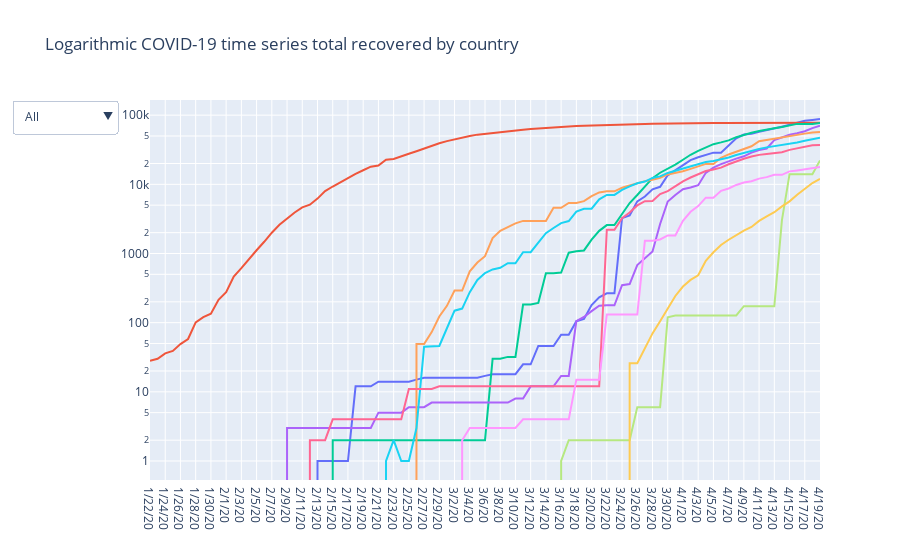

Notebook source saved alongside this figure:
### Code cell
multi_plot(df_recovered, title="Logarithmic COVID-19 time series total recovered by country")

### Figure 1 — Plotly figure (JSON) as saved in the notebook; plotly's stock layout.template omitted (floating-point values rounded to 4 significant figures)
{"data": [{"name": "Germany", "type": "scatter", "x": ["1/22/20", "1/23/20", "1/24/20", "1/25/20", "1/26/20", "1/27/20", "1/28/20", "1/29/20", "1/30/20", "1/31/20", "2/1/20", "2/2/20", "2/3/20", "2/4/20", "2/5/20", "2/6/20", "2/7/20", "2/8/20", "2/9/20", "2/10/20", "2/11/20", "2/12/20", "2/13/20", "2/14/20", "2/15/20", "2/16/20", "2/17/20", "2/18/20", "2/19/20", "2/20/20", "2/21/20", "2/22/20", "2/23/20", "2/24/20", "2/25/20", "2/26/20", "2/27/20", "2/28/20", "2/29/20", "3/1/20", "3/2/20", "3/3/20", "3/4/20", "3/5/20", "3/6/20", "3/7/20", "3/8/20", "3/9/20", "3/10/20", "3/11/20", "3/12/20", "3/13/20", "3/14/20", "3/15/20", "3/16/20", "3/17/20", "3/18/20", "3/19/20", "3/20/20", "3/21/20", "3/22/20", "3/23/20", "3/24/20", "3/25/20", "3/26/20", "3/27/20", "3/28/20", "3/29/20", "3/30/20", "3/31/20", "4/1/20", "4/2/20", "4/3/20", "4/4/20", "4/5/20", "4/6/20", "4/7/20", "4/8/20", "4/9/20", "4/10/20", "4/11/20", "4/12/20", "4/13/20", "4/14/20", "4/15/20", "4/16/20", "4/17/20", "4/18/20", "4/19/20"], "y": [0, 0, 0, 0, 0, 0, 0, 0, 0, 0, 0, 0, 0, 0, 0, 0, 0, 0, 0, 0, 0, 0, 1, 1, 1, 1, 1, 12, 12, 12, 14, 14, 14, 14, 14, 15, 16, 16, 16, 16, 16, 16, 16, 16, 17, 18, 18, 18, 18, 25, 25, 46, 46, 46, 67, 67, 105, 113, 180, 233, 266, 266, 3243, 3547, 5673, 6658, 8481, 9211, 13500, 16100, 18700, 22440, 24575, 26400, 28700, 28700, 36081, 46300, 52407, 53913, 57400, 60300, 64300, 68200, 72600, 77000, 83114, 85400, 88000]}, {"name": "China", "type": "scatter", "x": ["1/22/20", "1/23/20", "1/24/20", "1/25/20", "1/26/20", "1/27/20", "1/28/20", "1/29/20", "1/30/20", "1/31/20", "2/1/20", "2/2/20", "2/3/20", "2/4/20", "2/5/20", "2/6/20", "2/7/20", "2/8/20", "2/9/20", "2/10/20", "2/11/20", "2/12/20", "2/13/20", "2/14/20", "2/15/20", "2/16/20", "2/17/20", "2/18/20", "2/19/20", "2/20/20", "2/21/20", "2/22/20", "2/23/20", "2/24/20", "2/25/20", "2/26/20", "2/27/20", "2/28/20", "2/29/20", "3/1/20", "3/2/20", "3/3/20", "3/4/20", "3/5/20", "3/6/20", "3/7/20", "3/8/20", "3/9/20", "3/10/20", "3/11/20", "3/12/20", "3/13/20", "3/14/20", "3/15/20", "3/16/20", "3/17/20", "3/18/20", "3/19/20", "3/20/20", "3/21/20", "3/22/20", "3/23/20", "3/24/20", "3/25/20", "3/26/20", "3/27/20", "3/28/20", "3/29/20", "3/30/20", "3/31/20", "4/1/20", "4/2/20", "4/3/20", "4/4/20", "4/5/20", "4/6/20", "4/7/20", "4/8/20", "4/9/20", "4/10/20", "4/11/20", "4/12/20", "4/13/20", "4/14/20", "4/15/20", "4/16/20", "4/17/20", "4/18/20", "4/19/20"], "y": [28, 30, 36, 39, 49, 58, 101, 120, 135, 214, 275, 463, 614, 843, 1115, 1477, 1999, 2596, 3219, 3918, 4636, 5082, 6217, 7977, 9298, 10755, 12462, 14206, 15962, 18014, 18704, 22699, 23187, 25015, 27676, 30084, 32930, 36329, 39320, 42162, 44854, 47450, 50001, 52292, 53944, 55539, 57388, 58804, 60181, 61644, 62901, 64196, 65660, 67017, 67910, 68798, 69755, 70535, 71266, 71857, 72362, 72814, 73280, 73773, 74181, 74720, 75100, 75582, 75923, 76206, 76405, 76565, 76760, 76946, 77207, 77310, 77410, 77567, 77679, 77791, 77877, 77956, 78039, 78200, 78311, 78401, 77552, 77614, 77690]}, {"name": "Spain", "type": "scatter", "x": ["1/22/20", "1/23/20", "1/24/20", "1/25/20", "1/26/20", "1/27/20", "1/28/20", "1/29/20", "1/30/20", "1/31/20", "2/1/20", "2/2/20", "2/3/20", "2/4/20", "2/5/20", "2/6/20", "2/7/20", "2/8/20", "2/9/20", "2/10/20", "2/11/20", "2/12/20", "2/13/20", "2/14/20", "2/15/20", "2/16/20", "2/17/20", "2/18/20", "2/19/20", "2/20/20", "2/21/20", "2/22/20", "2/23/20", "2/24/20", "2/25/20", "2/26/20", "2/27/20", "2/28/20", "2/29/20", "3/1/20", "3/2/20", "3/3/20", "3/4/20", "3/5/20", "3/6/20", "3/7/20", "3/8/20", "3/9/20", "3/10/20", "3/11/20", "3/12/20", "3/13/20", "3/14/20", "3/15/20", "3/16/20", "3/17/20", "3/18/20", "3/19/20", "3/20/20", "3/21/20", "3/22/20", "3/23/20", "3/24/20", "3/25/20", "3/26/20", "3/27/20", "3/28/20", "3/29/20", "3/30/20", "3/31/20", "4/1/20", "4/2/20", "4/3/20", "4/4/20", "4/5/20", "4/6/20", "4/7/20", "4/8/20", "4/9/20", "4/10/20", "4/11/20", "4/12/20", "4/13/20", "4/14/20", "4/15/20", "4/16/20", "4/17/20", "4/18/20", "4/19/20"], "y": [0, 0, 0, 0, 0, 0, 0, 0, 0, 0, 0, 0, 0, 0, 0, 0, 0, 0, 0, 0, 0, 0, 0, 0, 2, 2, 2, 2, 2, 2, 2, 2, 2, 2, 2, 2, 2, 2, 2, 2, 2, 2, 2, 2, 2, 30, 30, 32, 32, 183, 183, 193, 517, 517, 530, 1028, 1081, 1107, 1588, 2125, 2575, 2575, 3794, 5367, 7015, 9357, 12285, 14709, 16780, 19259, 22647, 26743, 30513, 34219, 38080, 40437, 43208, 48021, 52165, 55668, 59109, 62391, 64727, 67504, 70853, 74797, 74797, 74797, 77357]}, {"name": "US", "type": "scatter", "x": ["1/22/20", "1/23/20", "1/24/20", "1/25/20", "1/26/20", "1/27/20", "1/28/20", "1/29/20", "1/30/20", "1/31/20", "2/1/20", "2/2/20", "2/3/20", "2/4/20", "2/5/20", "2/6/20", "2/7/20", "2/8/20", "2/9/20", "2/10/20", "2/11/20", "2/12/20", "2/13/20", "2/14/20", "2/15/20", "2/16/20", "2/17/20", "2/18/20", "2/19/20", "2/20/20", "2/21/20", "2/22/20", "2/23/20", "2/24/20", "2/25/20", "2/26/20", "2/27/20", "2/28/20", "2/29/20", "3/1/20", "3/2/20", "3/3/20", "3/4/20", "3/5/20", "3/6/20", "3/7/20", "3/8/20", "3/9/20", "3/10/20", "3/11/20", "3/12/20", "3/13/20", "3/14/20", "3/15/20", "3/16/20", "3/17/20", "3/18/20", "3/19/20", "3/20/20", "3/21/20", "3/22/20", "3/23/20", "3/24/20", "3/25/20", "3/26/20", "3/27/20", "3/28/20", "3/29/20", "3/30/20", "3/31/20", "4/1/20", "4/2/20", "4/3/20", "4/4/20", "4/5/20", "4/6/20", "4/7/20", "4/8/20", "4/9/20", "4/10/20", "4/11/20", "4/12/20", "4/13/20", "4/14/20", "4/15/20", "4/16/20", "4/17/20", "4/18/20", "4/19/20"], "y": [0, 0, 0, 0, 0, 0, 0, 0, 0, 0, 0, 0, 0, 0, 0, 0, 0, 0, 3, 3, 3, 3, 3, 3, 3, 3, 3, 3, 3, 3, 5, 5, 5, 5, 6, 6, 6, 7, 7, 7, 7, 7, 7, 7, 7, 7, 7, 7, 8, 8, 12, 12, 12, 12, 17, 17, 105, 121, 147, 176, 178, 178, 348, 361, 681, 869, 1072, 2665, 5644, 7024, 8474, 9001, 9707, 14652, 17448, 19581, 21763, 23559, 25410, 28790, 31270, 32988, 43482, 47763, 52096, 54703, 58545, 64840, 70337]}, {"name": "Iran", "type": "scatter", "x": ["1/22/20", "1/23/20", "1/24/20", "1/25/20", "1/26/20", "1/27/20", "1/28/20", "1/29/20", "1/30/20", "1/31/20", "2/1/20", "2/2/20", "2/3/20", "2/4/20", "2/5/20", "2/6/20", "2/7/20", "2/8/20", "2/9/20", "2/10/20", "2/11/20", "2/12/20", "2/13/20", "2/14/20", "2/15/20", "2/16/20", "2/17/20", "2/18/20", "2/19/20", "2/20/20", "2/21/20", "2/22/20", "2/23/20", "2/24/20", "2/25/20", "2/26/20", "2/27/20", "2/28/20", "2/29/20", "3/1/20", "3/2/20", "3/3/20", "3/4/20", "3/5/20", "3/6/20", "3/7/20", "3/8/20", "3/9/20", "3/10/20", "3/11/20", "3/12/20", "3/13/20", "3/14/20", "3/15/20", "3/16/20", "3/17/20", "3/18/20", "3/19/20", "3/20/20", "3/21/20", "3/22/20", "3/23/20", "3/24/20", "3/25/20", "3/26/20", "3/27/20", "3/28/20", "3/29/20", "3/30/20", "3/31/20", "4/1/20", "4/2/20", "4/3/20", "4/4/20", "4/5/20", "4/6/20", "4/7/20", "4/8/20", "4/9/20", "4/10/20", "4/11/20", "4/12/20", "4/13/20", "4/14/20", "4/15/20", "4/16/20", "4/17/20", "4/18/20", "4/19/20"], "y": [0, 0, 0, 0, 0, 0, 0, 0, 0, 0, 0, 0, 0, 0, 0, 0, 0, 0, 0, 0, 0, 0, 0, 0, 0, 0, 0, 0, 0, 0, 0, 0, 0, 0, 0, 49, 49, 73, 123, 175, 291, 291, 552, 739, 913, 1669, 2134, 2394, 2731, 2959, 2959, 2959, 2959, 4590, 4590, 5389, 5389, 5710, 6745, 7635, 7931, 7931, 8913, 9625, 10457, 11133, 11679, 12391, 13911, 14656, 15473, 16711, 17935, 19736, 19736, 24236, 27039, 29812, 32309, 35465, 41947, 43894, 45983, 48129, 49933, 52229, 54064, 55987, 57023]}, {"name": "Italy", "type": "scatter", "x": ["1/22/20", "1/23/20", "1/24/20", "1/25/20", "1/26/20", "1/27/20", "1/28/20", "1/29/20", "1/30/20", "1/31/20", "2/1/20", "2/2/20", "2/3/20", "2/4/20", "2/5/20", "2/6/20", "2/7/20", "2/8/20", "2/9/20", "2/10/20", "2/11/20", "2/12/20", "2/13/20", "2/14/20", "2/15/20", "2/16/20", "2/17/20", "2/18/20", "2/19/20", "2/20/20", "2/21/20", "2/22/20", "2/23/20", "2/24/20", "2/25/20", "2/26/20", "2/27/20", "2/28/20", "2/29/20", "3/1/20", "3/2/20", "3/3/20", "3/4/20", "3/5/20", "3/6/20", "3/7/20", "3/8/20", "3/9/20", "3/10/20", "3/11/20", "3/12/20", "3/13/20", "3/14/20", "3/15/20", "3/16/20", "3/17/20", "3/18/20", "3/19/20", "3/20/20", "3/21/20", "3/22/20", "3/23/20", "3/24/20", "3/25/20", "3/26/20", "3/27/20", "3/28/20", "3/29/20", "3/30/20", "3/31/20", "4/1/20", "4/2/20", "4/3/20", "4/4/20", "4/5/20", "4/6/20", "4/7/20", "4/8/20", "4/9/20", "4/10/20", "4/11/20", "4/12/20", "4/13/20", "4/14/20", "4/15/20", "4/16/20", "4/17/20", "4/18/20", "4/19/20"], "y": [0, 0, 0, 0, 0, 0, 0, 0, 0, 0, 0, 0, 0, 0, 0, 0, 0, 0, 0, 0, 0, 0, 0, 0, 0, 0, 0, 0, 0, 0, 0, 1, 2, 1, 1, 3, 45, 46, 46, 83, 149, 160, 276, 414, 523, 589, 622, 724, 724, 1045, 1045, 1439, 1966, 2335, 2749, 2941, 4025, 4440, 4440, 6072, 7024, 7024, 8326, 9362, 10361, 10950, 12384, 13030, 14620, 15729, 16847, 18278, 19758, 20996, 21815, 22837, 24392, 26491, 28470, 30455, 32534, 34211, 35435, 37130, 38092, 40164, 42727, 44927, 47055]}, {"name": "France", "type": "scatter", "x": ["1/22/20", "1/23/20", "1/24/20", "1/25/20", "1/26/20", "1/27/20", "1/28/20", "1/29/20", "1/30/20", "1/31/20", "2/1/20", "2/2/20", "2/3/20", "2/4/20", "2/5/20", "2/6/20", "2/7/20", "2/8/20", "2/9/20", "2/10/20", "2/11/20", "2/12/20", "2/13/20", "2/14/20", "2/15/20", "2/16/20", "2/17/20", "2/18/20", "2/19/20", "2/20/20", "2/21/20", "2/22/20", "2/23/20", "2/24/20", "2/25/20", "2/26/20", "2/27/20", "2/28/20", "2/29/20", "3/1/20", "3/2/20", "3/3/20", "3/4/20", "3/5/20", "3/6/20", "3/7/20", "3/8/20", "3/9/20", "3/10/20", "3/11/20", "3/12/20", "3/13/20", "3/14/20", "3/15/20", "3/16/20", "3/17/20", "3/18/20", "3/19/20", "3/20/20", "3/21/20", "3/22/20", "3/23/20", "3/24/20", "3/25/20", "3/26/20", "3/27/20", "3/28/20", "3/29/20", "3/30/20", "3/31/20", "4/1/20", "4/2/20", "4/3/20", "4/4/20", "4/5/20", "4/6/20", "4/7/20", "4/8/20", "4/9/20", "4/10/20", "4/11/20", "4/12/20", "4/13/20", "4/14/20", "4/15/20", "4/16/20", "4/17/20", "4/18/20", "4/19/20"], "y": [0, 0, 0, 0, 0, 0, 0, 0, 0, 0, 0, 0, 0, 0, 0, 0, 0, 0, 0, 0, 0, 2, 2, 2, 4, 4, 4, 4, 4, 4, 4, 4, 4, 4, 11, 11, 11, 11, 12, 12, 12, 12, 12, 12, 12, 12, 12, 12, 12, 12, 12, 12, 12, 12, 12, 12, 12, 12, 12, 12, 2206, 2206, 3250, 3907, 4955, 5707, 5724, 7226, 7964, 9513, 11053, 12548, 14135, 15572, 16349, 17428, 19523, 21452, 23413, 25195, 26663, 27469, 28001, 29098, 31470, 33327, 35006, 36587, 37183]}, {"name": "Brazil", "type": "scatter", "x": ["1/22/20", "1/23/20", "1/24/20", "1/25/20", "1/26/20", "1/27/20", "1/28/20", "1/29/20", "1/30/20", "1/31/20", "2/1/20", "2/2/20", "2/3/20", "2/4/20", "2/5/20", "2/6/20", "2/7/20", "2/8/20", "2/9/20", "2/10/20", "2/11/20", "2/12/20", "2/13/20", "2/14/20", "2/15/20", "2/16/20", "2/17/20", "2/18/20", "2/19/20", "2/20/20", "2/21/20", "2/22/20", "2/23/20", "2/24/20", "2/25/20", "2/26/20", "2/27/20", "2/28/20", "2/29/20", "3/1/20", "3/2/20", "3/3/20", "3/4/20", "3/5/20", "3/6/20", "3/7/20", "3/8/20", "3/9/20", "3/10/20", "3/11/20", "3/12/20", "3/13/20", "3/14/20", "3/15/20", "3/16/20", "3/17/20", "3/18/20", "3/19/20", "3/20/20", "3/21/20", "3/22/20", "3/23/20", "3/24/20", "3/25/20", "3/26/20", "3/27/20", "3/28/20", "3/29/20", "3/30/20", "3/31/20", "4/1/20", "4/2/20", "4/3/20", "4/4/20", "4/5/20", "4/6/20", "4/7/20", "4/8/20", "4/9/20", "4/10/20", "4/11/20", "4/12/20", "4/13/20", "4/14/20", "4/15/20", "4/16/20", "4/17/20", "4/18/20", "4/19/20"], "y": [0, 0, 0, 0, 0, 0, 0, 0, 0, 0, 0, 0, 0, 0, 0, 0, 0, 0, 0, 0, 0, 0, 0, 0, 0, 0, 0, 0, 0, 0, 0, 0, 0, 0, 0, 0, 0, 0, 0, 0, 0, 0, 0, 0, 0, 0, 0, 0, 0, 0, 0, 0, 0, 0, 1, 2, 2, 2, 2, 2, 2, 2, 2, 2, 6, 6, 6, 6, 120, 127, 127, 127, 127, 127, 127, 127, 127, 127, 173, 173, 173, 173, 173, 3046, 14026, 14026, 14026, 14026, 22130]}, {"name": "Switzerland", "type": "scatter", "x": ["1/22/20", "1/23/20", "1/24/20", "1/25/20", "1/26/20", "1/27/20", "1/28/20", "1/29/20", "1/30/20", "1/31/20", "2/1/20", "2/2/20", "2/3/20", "2/4/20", "2/5/20", "2/6/20", "2/7/20", "2/8/20", "2/9/20", "2/10/20", "2/11/20", "2/12/20", "2/13/20", "2/14/20", "2/15/20", "2/16/20", "2/17/20", "2/18/20", "2/19/20", "2/20/20", "2/21/20", "2/22/20", "2/23/20", "2/24/20", "2/25/20", "2/26/20", "2/27/20", "2/28/20", "2/29/20", "3/1/20", "3/2/20", "3/3/20", "3/4/20", "3/5/20", "3/6/20", "3/7/20", "3/8/20", "3/9/20", "3/10/20", "3/11/20", "3/12/20", "3/13/20", "3/14/20", "3/15/20", "3/16/20", "3/17/20", "3/18/20", "3/19/20", "3/20/20", "3/21/20", "3/22/20", "3/23/20", "3/24/20", "3/25/20", "3/26/20", "3/27/20", "3/28/20", "3/29/20", "3/30/20", "3/31/20", "4/1/20", "4/2/20", "4/3/20", "4/4/20", "4/5/20", "4/6/20", "4/7/20", "4/8/20", "4/9/20", "4/10/20", "4/11/20", "4/12/20", "4/13/20", "4/14/20", "4/15/20", "4/16/20", "4/17/20", "4/18/20", "4/19/20"], "y": [0, 0, 0, 0, 0, 0, 0, 0, 0, 0, 0, 0, 0, 0, 0, 0, 0, 0, 0, 0, 0, 0, 0, 0, 0, 0, 0, 0, 0, 0, 0, 0, 0, 0, 0, 0, 0, 0, 0, 0, 0, 2, 3, 3, 3, 3, 3, 3, 3, 4, 4, 4, 4, 4, 4, 4, 15, 15, 15, 15, 131, 131, 131, 131, 131, 1530, 1530, 1595, 1823, 1823, 2967, 4013, 4846, 6415, 6415, 8056, 8704, 9800, 10600, 11100, 12100, 12700, 13700, 13700, 15400, 15900, 16400, 17100, 17800]}, {"name": "Turkey", "type": "scatter", "x": ["1/22/20", "1/23/20", "1/24/20", "1/25/20", "1/26/20", "1/27/20", "1/28/20", "1/29/20", "1/30/20", "1/31/20", "2/1/20", "2/2/20", "2/3/20", "2/4/20", "2/5/20", "2/6/20", "2/7/20", "2/8/20", "2/9/20", "2/10/20", "2/11/20", "2/12/20", "2/13/20", "2/14/20", "2/15/20", "2/16/20", "2/17/20", "2/18/20", "2/19/20", "2/20/20", "2/21/20", "2/22/20", "2/23/20", "2/24/20", "2/25/20", "2/26/20", "2/27/20", "2/28/20", "2/29/20", "3/1/20", "3/2/20", "3/3/20", "3/4/20", "3/5/20", "3/6/20", "3/7/20", "3/8/20", "3/9/20", "3/10/20", "3/11/20", "3/12/20", "3/13/20", "3/14/20", "3/15/20", "3/16/20", "3/17/20", "3/18/20", "3/19/20", "3/20/20", "3/21/20", "3/22/20", "3/23/20", "3/24/20", "3/25/20", "3/26/20", "3/27/20", "3/28/20", "3/29/20", "3/30/20", "3/31/20", "4/1/20", "4/2/20", "4/3/20", "4/4/20", "4/5/20", "4/6/20", "4/7/20", "4/8/20", "4/9/20", "4/10/20", "4/11/20", "4/12/20", "4/13/20", "4/14/20", "4/15/20", "4/16/20", "4/17/20", "4/18/20", "4/19/20"], "y": [0, 0, 0, 0, 0, 0, 0, 0, 0, 0, 0, 0, 0, 0, 0, 0, 0, 0, 0, 0, 0, 0, 0, 0, 0, 0, 0, 0, 0, 0, 0, 0, 0, 0, 0, 0, 0, 0, 0, 0, 0, 0, 0, 0, 0, 0, 0, 0, 0, 0, 0, 0, 0, 0, 0, 0, 0, 0, 0, 0, 0, 0, 0, 26, 26, 42, 70, 105, 162, 243, 333, 415, 484, 786, 1042, 1326, 1582, 1846, 2142, 2423, 2965, 3446, 3957, 4799, 5674, 7089, 8631, 10453, 11976]}], "layout": {"showlegend": false, "title": {"text": "Logarithmic COVID-19 time series total recovered by country"}, "updatemenus": [{"active": 0, "buttons": [{"args": [{"showlegend": true, "title": "All", "visible": [true, true, true, true, true, true, true, true, true, true]}], "label": "All", "method": "update"}, {"args": [{"showlegend": true, "title": "Germany", "visible": [true, false, false, false, false, false, false, false, false, false]}], "label": "Germany", "method": "update"}, {"args": [{"showlegend": true, "title": "China", "visible": [false, true, false, false, false, false, false, false, false, false]}], "label": "China", "method": "update"}, {"args": [{"showlegend": true, "title": "Spain", "visible": [false, false, true, false, false, false, false, false, false, false]}], "label": "Spain", "method": "update"}, {"args": [{"showlegend": true, "title": "US", "visible": [false, false, false, true, false, false, false, false, false, false]}], "label": "US", "method": "update"}, {"args": [{"showlegend": true, "title": "Iran", "visible": [false, false, false, false, true, false, false, false, false, false]}], "label": "Iran", "method": "update"}, {"args": [{"showlegend": true, "title": "Italy", "visible": [false, false, false, false, false, true, false, false, false, false]}], "label": "Italy", "method": "update"}, {"args": [{"showlegend": true, "title": "France", "visible": [false, false, false, false, false, false, true, false, false, false]}], "label": "France", "method": "update"}, {"args": [{"showlegend": true, "title": "Brazil", "visible": [false, false, false, false, false, false, false, true, false, false]}], "label": "Brazil", "method": "update"}, {"args": [{"showlegend": true, "title": "Switzerland", "visible": [false, false, false, false, false, false, false, false, true, false]}], "label": "Switzerland", "method": "update"}, {"args": [{"showlegend": true, "title": "Turkey", "visible": [false, false, false, false, false, false, false, false, false, true]}], "label": "Turkey", "method": "update"}]}], "yaxis": {"type": "log"}}}
